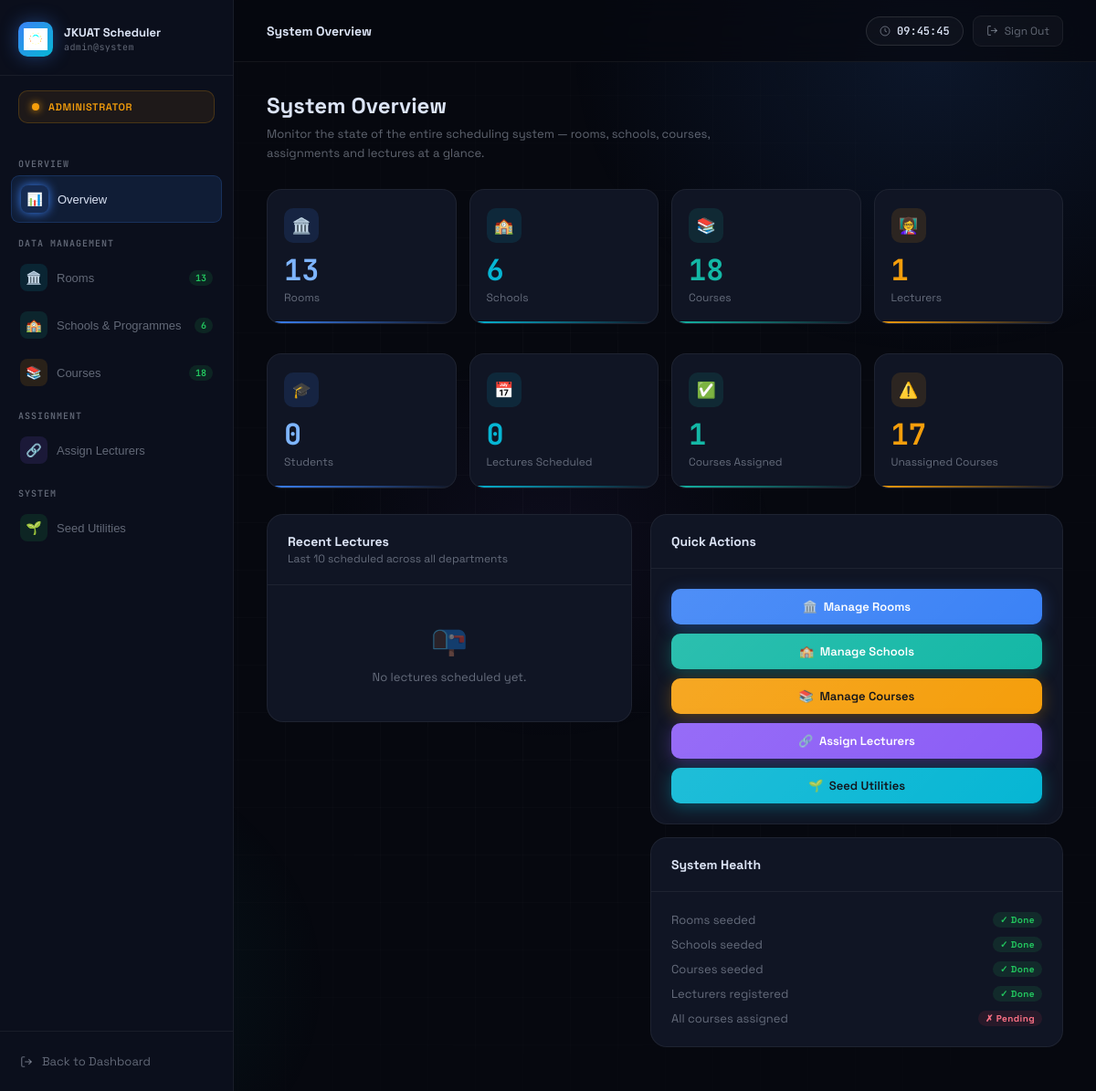
The page /admin/dashboard (signed in) on the database as committed earlier.
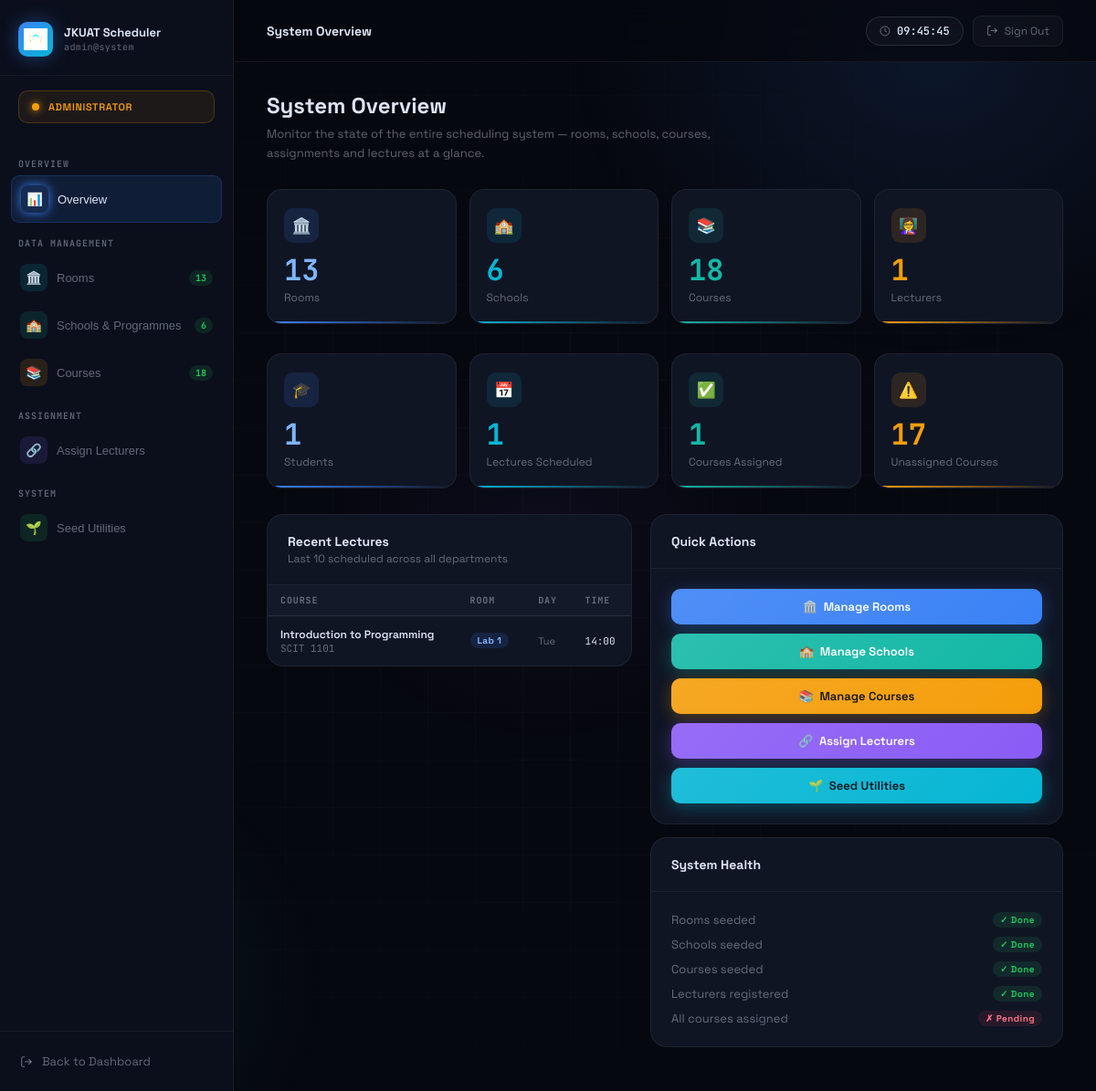
The same page on the database as committed later.
### models.py (models this page shows, shortened)
class Lecture(db.Model):
    __tablename__ = 'lecture'
    id          = db.Column(db.Integer, primary_key=True)
    day         = db.Column(db.String(10),  nullable=False)
    start_time  = db.Column(db.Time, nullable=False)
    end_time    = db.Column(db.Time, nullable=False)
    created_at  = db.Column(db.DateTime, default=datetime.utcnow)
    lecturer_id = db.Column(db.Integer, db.ForeignKey('user.id'),   nullable=False)
    room_id     = db.Column(db.Integer, db.ForeignKey('room.id'),   nullable=False)
    course_id   = db.Column(db.Integer, db.ForeignKey('course.id'), nullable=False)
    notifications = db.relationship('Notification', backref='lecture', lazy=True)

class Course(db.Model):
    __tablename__ = 'course'
    id           = db.Column(db.Integer, primary_key=True)
    code         = db.Column(db.String(20),  nullable=False)   # "ICS 2200"
    name         = db.Column(db.String(120), nullable=False)   # "Electronics"
    year         = db.Column(db.Integer, nullable=False)        # 1–4
    semester     = db.Column(db.Integer, nullable=False)        # 1 or 2
    programme_id = db.Column(db.Integer, db.ForeignKey('programme.id'), nullable=False)
    lecturer_id  = db.Column(db.Integer, db.ForeignKey('user.id'),      nullable=True)
    lectures    = db.relationship('Lecture',    backref='course', lazy=True)
    enrollments = db.relationship('Enrollment', backref='course', lazy=True)

class Room(db.Model):
    __tablename__ = 'room'
    id        = db.Column(db.Integer, primary_key=True)
    name      = db.Column(db.String(50),  unique=True, nullable=False)
    capacity  = db.Column(db.Integer, nullable=False)
    room_type = db.Column(db.String(30),  nullable=False)
    building  = db.Column(db.String(60),  nullable=False)
    is_active = db.Column(db.Boolean, default=True, nullable=False)
    lectures  = db.relationship('Lecture', backref='room_ref', lazy=True)

### app.py (the view)
@app.route('/admin/dashboard')
@login_required
def admin_dashboard():
    if current_user.role != 'admin':
        flash('Access denied.', 'error')
        return redirect(url_for('login'))
    rooms = Room.query.all()
    schools = School.query.all()
    programmes = Programme.query.all()
    courses = Course.query.all()
    lecturers = User.query.filter_by(role='lecturer').all()
    students = User.query.filter_by(role='student').all()
    total_lectures = Lecture.query.count()
    assigned_courses = Course.query.filter(Course.lecturer_id.isnot(None)).count()
    unassigned_courses = Course.query.filter_by(lecturer_id=None).count()
    recent_lectures = Lecture.query.order_by(Lecture.id.desc()).limit(10).all()
    return render_template(
        "admin_dashboard.html",
        rooms=rooms,
        schools=schools,
        programmes=programmes,
        courses=courses,
        lecturers=lecturers,
        students=students,
        total_lectures=total_lectures,
        assigned_courses=assigned_courses,
        unassigned_courses=unassigned_courses,
        recent_lectures=recent_lectures
    )

### app.py (called while the page is built)
@login_manager.user_loader
def load_user(user_id):
    return User.query.get(int(user_id))

### templates/admin_dashboard.html (shortened to what this page needs)
<!DOCTYPE html>
<html lang="en">
<head>
</head>
<body>
<aside class="sidebar">
    <div class="sb-brand">
        <div class="sb-logo-box">
            <img src="{{ url_for('static', filename='images/jkuat-logo.png') }}" alt="JKUAT">
        </div>
        <div>
            <div class="sb-title">JKUAT Scheduler <small>admin@system</small></div>
        </div>
    </div>
    <div class="sb-admin-tag">
        <div class="admin-dot"></div>
        <div class="admin-label">Administrator</div>
    </div>
    <nav class="sb-nav">
        <div class="sb-section-label">Overview</div>
        <button class="sb-link active" onclick="showSection('overview', this)">
            <span class="sb-icon blue">📊</span>
            Overview
        </button>
        <div class="sb-section-label">Data Management</div>
        <button class="sb-link" onclick="showSection('rooms', this)">
            <span class="sb-icon cyan">🏛️</span>
            Rooms
            <span class="sb-badge" id="sb-rooms-badge">–</span>
        </button>
        <button class="sb-link" onclick="showSection('schools', this)">
            <span class="sb-icon teal">🏫</span>
            Schools & Programmes
            <span class="sb-badge" id="sb-schools-badge">–</span>
        </button>
        <button class="sb-link" onclick="showSection('courses', this)">
            <span class="sb-icon amber">📚</span>
            Courses
            <span class="sb-badge" id="sb-courses-badge">–</span>
        </button>
        <div class="sb-section-label">Assignment</div>
        <button class="sb-link" onclick="showSection('assign', this)">
            <span class="sb-icon violet">🔗</span>
            Assign Lecturers
        </button>
        <div class="sb-section-label">System</div>
        <button class="sb-link" onclick="showSection('seed', this)">
            <span class="sb-icon green">🌱</span>
            Seed Utilities
        </button>
    </nav>
    <div class="sb-bottom">
        <a href="/lecturer" class="sb-logout">
            <svg width="14" height="14" fill="none" stroke="currentColor" stroke-width="2" viewBox="0 0 24 24"><path d="M9 21H5a2 2 0 0 1-2-2V5a2 2 0 0 1 2-2h4"/><polyline points="16 17 21 12 16 7"/><line x1="21" y1="12" x2="9" y2="12"/></svg>
            Back to Dashboard
        </a>
    </div>
</aside>
<div class="main">
    <header class="topbar">
        <div class="topbar-left">
            <div>
                <div class="page-label" id="page-label">System Overview</div>
            </div>
        </div>
        <div class="topbar-right">
            <div class="topbar-pill">
                <svg width="12" height="12" fill="none" stroke="currentColor" stroke-width="2" viewBox="0 0 24 24"><circle cx="12" cy="12" r="10"/><polyline points="12 6 12 12 16 14"/></svg>
                <span id="topbar-time">–</span>
            </div>
            <a href="/logout" class="back-btn">
                <svg width="13" height="13" fill="none" stroke="currentColor" stroke-width="2" viewBox="0 0 24 24"><path d="M9 21H5a2 2 0 0 1-2-2V5a2 2 0 0 1 2-2h4"/><polyline points="16 17 21 12 16 7"/><line x1="21" y1="12" x2="9" y2="12"/></svg>
                Sign Out
            </a>
        </div>
    </header>
    <div class="content">
        <div class="section active" id="section-overview">
            <div class="sec-header">
                <h2>System Overview</h2>
                <p>Monitor the state of the entire scheduling system — rooms, schools, courses, assignments and lectures at a glance.</p>
            </div>
            <div class="stats-grid">
                <div class="stat-card sb">
                    <div class="stat-icon-box b">🏛️</div>
                    <div class="stat-num b">{{ rooms|length }}</div>
                    <div class="stat-lbl">Rooms</div>
                </div>
                <div class="stat-card sc">
                    <div class="stat-icon-box c">🏫</div>
                    <div class="stat-num c">{{ schools|length }}</div>
                    <div class="stat-lbl">Schools</div>
                </div>
                <div class="stat-card st">
                    <div class="stat-icon-box t">📚</div>
                    <div class="stat-num t">{{ courses|length }}</div>
                    <div class="stat-lbl">Courses</div>
                </div>
                <div class="stat-card sa">
                    <div class="stat-icon-box a">👩‍🏫</div>
                    <div class="stat-num a">{{ lecturers|length }}</div>
                    <div class="stat-lbl">Lecturers</div>
                </div>
            </div>
            <div class="stats-grid" style="margin-bottom:28px">
                <div class="stat-card sb">
                    <div class="stat-icon-box b">🎓</div>
                    <div class="stat-num b">{{ students|length }}</div>
                    <div class="stat-lbl">Students</div>
                </div>
                <div class="stat-card sc">
                    <div class="stat-icon-box c">📅</div>
                    <div class="stat-num c">{{ total_lectures }}</div>
                    <div class="stat-lbl">Lectures Scheduled</div>
                </div>
                <div class="stat-card st">
                    <div class="stat-icon-box t">✅</div>
                    <div class="stat-num t">{{ assigned_courses }}</div>
                    <div class="stat-lbl">Courses Assigned</div>
                </div>
                <div class="stat-card sa">
                    <div class="stat-icon-box a">⚠️</div>
                    <div class="stat-num a">{{ unassigned_courses }}</div>
                    <div class="stat-lbl">Unassigned Courses</div>
                </div>
            </div>
            <div class="two-col">
                <div class="panel">
                    <div class="panel-head">
                        <div>
                            <div class="panel-title">Recent Lectures</div>
                            <div class="panel-sub">Last 10 scheduled across all departments</div>
                        </div>
                    </div>
                    <div class="table-wrap">
                        {% if recent_lectures %}
                        <table>
                            <thead><tr><th>Course</th><th>Room</th><th>Day</th><th>Time</th></tr></thead>
                            <tbody>
                            {% for l in recent_lectures %}
                            <tr>
                                <td>
                                    <div style="font-weight:600;font-size:12px">{{ l.course.name }}</div>
                                    <div class="td-mono" style="color:var(--muted)">{{ l.course.code }}</div>
                                </td>
                                <td><span class="badge blue">{{ l.room_ref.name }}</span></td>
                                <td style="font-size:11px;color:var(--muted)">{{ l.day[:3] }}</td>
                                <td class="td-mono" style="font-size:11px">{{ l.start_time.strftime('%H:%M') }}</td>
                            </tr>
                            {% endfor %}
                            </tbody>
                        </table>
                        {% else %}
                        <div class="empty-state"><div>📭</div>No lectures scheduled yet.</div>
                        {% endif %}
                    </div>
                </div>
                <div style="display:flex;flex-direction:column;gap:14px">
                    <div class="panel">
                        <div class="panel-head"><div class="panel-title">Quick Actions</div></div>
                        <div class="panel-body" style="display:flex;flex-direction:column;gap:10px">
                            <button class="btn blue full" onclick="showSection('rooms', document.querySelector('[onclick*=rooms]'))">🏛️ &nbsp;Manage Rooms</button>
                            <button class="btn teal full" onclick="showSection('schools', document.querySelector('[onclick*=schools]'))">🏫 &nbsp;Manage Schools</button>
                            <button class="btn amber full" onclick="showSection('courses', document.querySelector('[onclick*=courses]'))">📚 &nbsp;Manage Courses</button>
                            <button class="btn violet full" onclick="showSection('assign', document.querySelector('[onclick*=assign]'))">🔗 &nbsp;Assign Lecturers</button>
                            <button class="btn cyan full" onclick="showSection('seed', document.querySelector('[onclick*=seed]'))">🌱 &nbsp;Seed Utilities</button>
                        </div>
                    </div>
                    <div class="panel">
                        <div class="panel-head"><div class="panel-title">System Health</div></div>
                        <div class="panel-body" style="display:flex;flex-direction:column;gap:10px">
                            {% set checks = [
                                ('Rooms seeded', rooms|length > 0),
                                ('Schools seeded', schools|length > 0),
                                ('Courses seeded', courses|length > 0),
                                ('Lecturers registered', lecturers|length > 0),
                                ('All courses assigned', unassigned_courses == 0),
                            ] %}
                            {% for label, ok in checks %}
                            <div style="display:flex;align-items:center;justify-content:space-between;font-size:13px">
                                <span style="color:var(--muted)">{{ label }}</span>
                                <span class="badge {{ 'green' if ok else 'rose' }}">{{ '✓ Done' if ok else '✗ Pending' }}</span>
                            </div>
                            {% endfor %}
                        </div>
                    </div>
                </div>
            </div>
        </div>
    </div>
</div>
</body>
</html>

Rows that differ between the two databases and show on the page:
added Lecture: course.name "Introduction to Programming", course.code "SCIT 1101", room_ref.name "Lab 1", day "Tue", start_time "14:00"
Other text that changed with them:
{{ students|length }}: "0" → "1"
{{ total_lectures }}: "0" → "1"
text no longer shown: "📭 No lectures scheduled yet."
text now shown: "COURSE ROOM DAY TIME"
